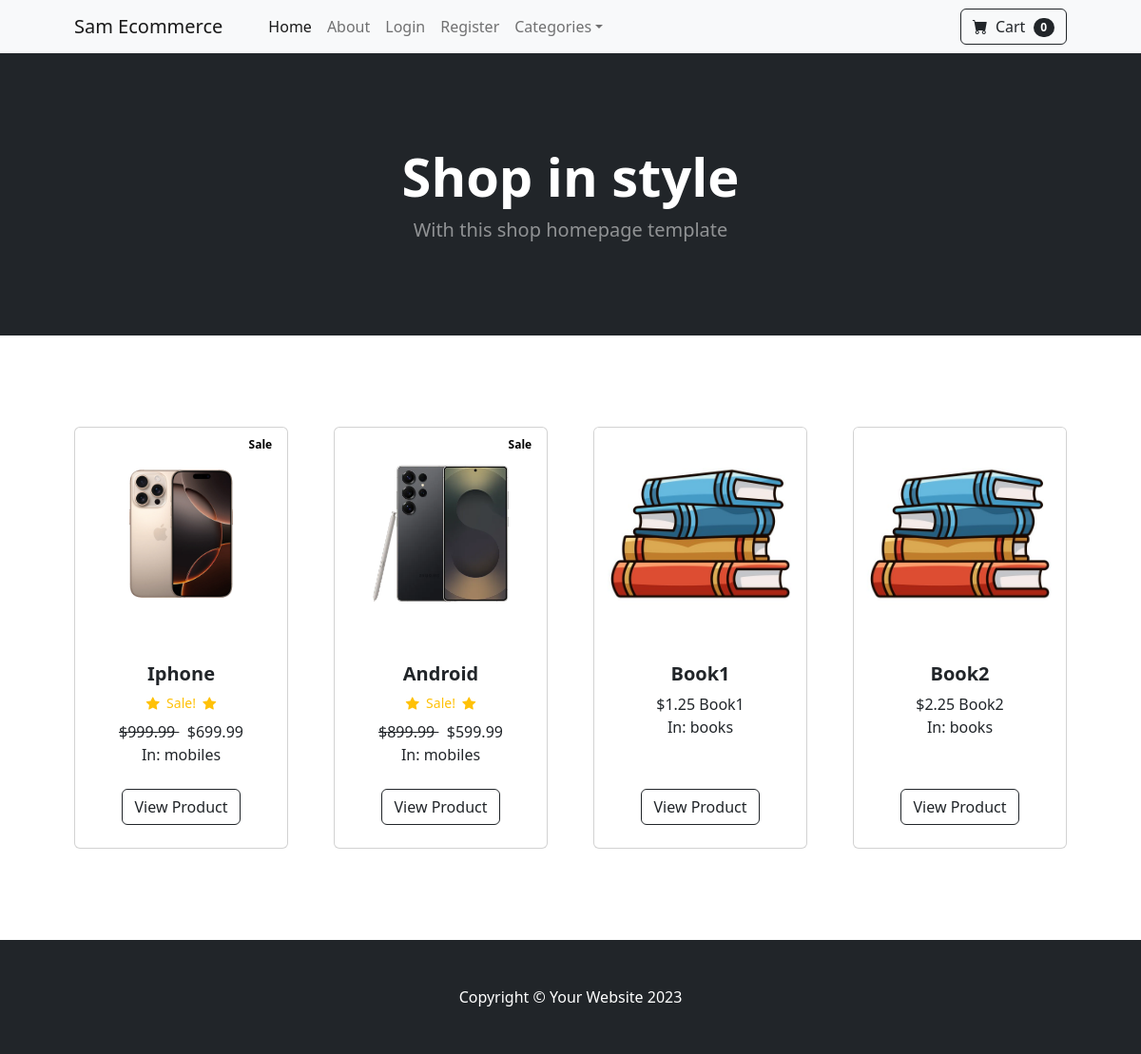
The page / on the database its author committed.
### store/models.py (models this page shows, shortened)
class Product(models.Model):
    name = models.CharField(max_length=100)
    price = models.DecimalField(default=0, decimal_places=2, max_digits=6)
    category = models.ForeignKey(Category, on_delete=models.CASCADE, default=1)
    description = models.CharField(max_length=250, default='', blank=True, null=True)
    image = models.ImageField(upload_to='uploads/product/')
    is_sale = models.BooleanField(default=False)
    sale_price = models.DecimalField(default=0, decimal_places=2, max_digits=6,)

class Category(models.Model):
    name = models.CharField(max_length=50)
    def __str__(self):
        return self.name
    class Meta:
        verbose_name_plural = 'categories'

### store/views.py (the view)
# urls.py: path('', views.home, name = 'home'),
def home(request):
    products = Product.objects.all()
    return render(request, 'home.html', {'products':products})

### cart/context_processors.py (called while the page is built)
def cart(request):
    return {'cart': Cart(request)}

### store/templates/home.html
{% extends 'base.html' %}
{% block content %}
        <header class="bg-dark py-5">
            <div class="container px-4 px-lg-5 my-5">
                <div class="text-center text-white">
                    <h1 class="display-4 fw-bolder">Shop in style</h1>
                    <p class="lead fw-normal text-white-50 mb-0">With this shop homepage template</p>
                </div>
            </div>
        </header>
        <section class="py-5">
            <div class="container px-4 px-lg-5 mt-5">
                <div class="row gx-4 gx-lg-5 row-cols-2 row-cols-md-3 row-cols-xl-4 justify-content-center">
                {% for product in products %}
                    {% if product.is_sale %}
                    <div class="col mb-5">
                        <div class="card h-100">
                            <div class = "badge bg-white text-black position-absolute" style="top: 0.5rem; right: 0.5rem">Sale</div>
                            <img class="card-img-top" src="{{ product.image.url }}" alt="..." style = " padding:35px"/>
                            <div class="card-body p-4">
                                <div class="text-center">
                                    <h5 class="fw-bolder">{{ product.name }}</h5>
                                    <div class = "d-flex justify-content-center small text-warning mb-2">
                                        <div class = "bi-star-fill"></div>
                                        &nbsp;&nbsp;Sale!&nbsp;&nbsp;
                                        <div class = "bi-star-fill"></div>
                                    </div>
                                    <strike>
                                    ${{ product.price }}
                                    </strike>
                                    &nbsp; ${{ product.sale_price }}
                                    <br/>
                                    In: {{ product.category }}
                                </div>
                            </div>
                            <div class="card-footer p-4 pt-0 border-top-0 bg-transparent">
                                <div class="text-center"><a class="btn btn-outline-dark mt-auto" href="{% url 'product' product.id %}">View Product</a></div>
                            </div>
                        </div>
                    </div>
                    {% else %}
                        <div class="col mb-5">
                            <div class="card h-100">
                                <img class="card-img-top" src="{{ product.image.url}}" alt="..." />
                                <div class="card-body p-4">
                                    <div class="text-center">
                                        <h5 class="fw-bolder">{{ product.name }}</h5>
                                        ${{ product.price }}
                                        {{ product.description }}
                                        <br/>
                                        In: {{ product.category }}
                                    </div>
                                </div>
                            <div class="card-footer p-4 pt-0 border-top-0 bg-transparent">
                                <div class="text-center"><a class="btn btn-outline-dark mt-auto" href="{% url 'product' product.id %}">View Product</a></div>
                            </div>
                        </div>
                    </div>
                    {% endif %}
                {% endfor %}
                </div>
            </div>
        </section>
{% endblock %}

### store/templates/base.html (shortened to what this page needs)
{% load static %}
<!DOCTYPE html>
<html lang="en">
    <head>
        <link href="https://cdn.jsdelivr.net/npm/bootstrap-icons@1.5.0/font/bootstrap-icons.css" rel="stylesheet" />
        <link href="{% static 'css/styles.css' %}" rel="stylesheet" />
    </head>
    <body>
        {% include 'navbar.html' %}
        {% block content %}
        {% endblock %}
        <footer class="py-5 bg-dark">
            <div class="container"><p class="m-0 text-center text-white">Copyright &copy; Your Website 2023</p></div>
        </footer>
    </body>
</html>

### store/templates/navbar.html (shortened to what this page needs)
<nav class="navbar navbar-expand-lg navbar-light bg-light">
    <div class="container px-4 px-lg-5">
        <a class="navbar-brand" href="{% url 'home' %}">Sam Ecommerce</a>
        <div class="collapse navbar-collapse" id="navbarSupportedContent">
            <ul class="navbar-nav me-auto mb-2 mb-lg-0 ms-lg-4">
                <li class="nav-item"><a class="nav-link active" aria-current="page" href="{% url 'home' %}">Home</a></li>
                <li class="nav-item"><a class="nav-link" href="{% url 'about' %}">About</a></li>
                {% if user.is_authenticated %}
                <li class="nav-item"><a class="nav-link" href="{% url 'logout' %}">Logout</a></li>
                {% else %}
                <li class="nav-item"><a class="nav-link" href="{% url 'login' %}">Login</a></li>
                <li class="nav-item"><a class="nav-link" href="{% url 'register' %}">Register</a></li>
                {% endif %}
                <li class="nav-item dropdown">
                    <a class="nav-link dropdown-toggle" id="navbarDropdown" href="#" role="button" data-bs-toggle="dropdown" aria-expanded="false">Categories</a>
                </li>
            </ul>
            <form class="d-flex">
                <a href="{% url 'cart_summary' %}" class="btn btn-outline-dark">
                    <i class="bi-cart-fill me-1"></i>
                    Cart
                    <span class="badge bg-dark text-white ms-1 rounded-pill">0</span>
                </a>
            </form>
        </div>
    </div>
</nav>

### rows shown on the page
Product: image (picture), name "Iphone", price "999.99", sale_price "699.99", category "mobiles"
Product: image (picture), name "Android", price "899.99", sale_price "599.99", category "mobiles"
Product: image (picture), name "Book1", price "1.25", description "Book1", category "books"
Product: image (picture), name "Book2", price "2.25", description "Book2", category "books"
